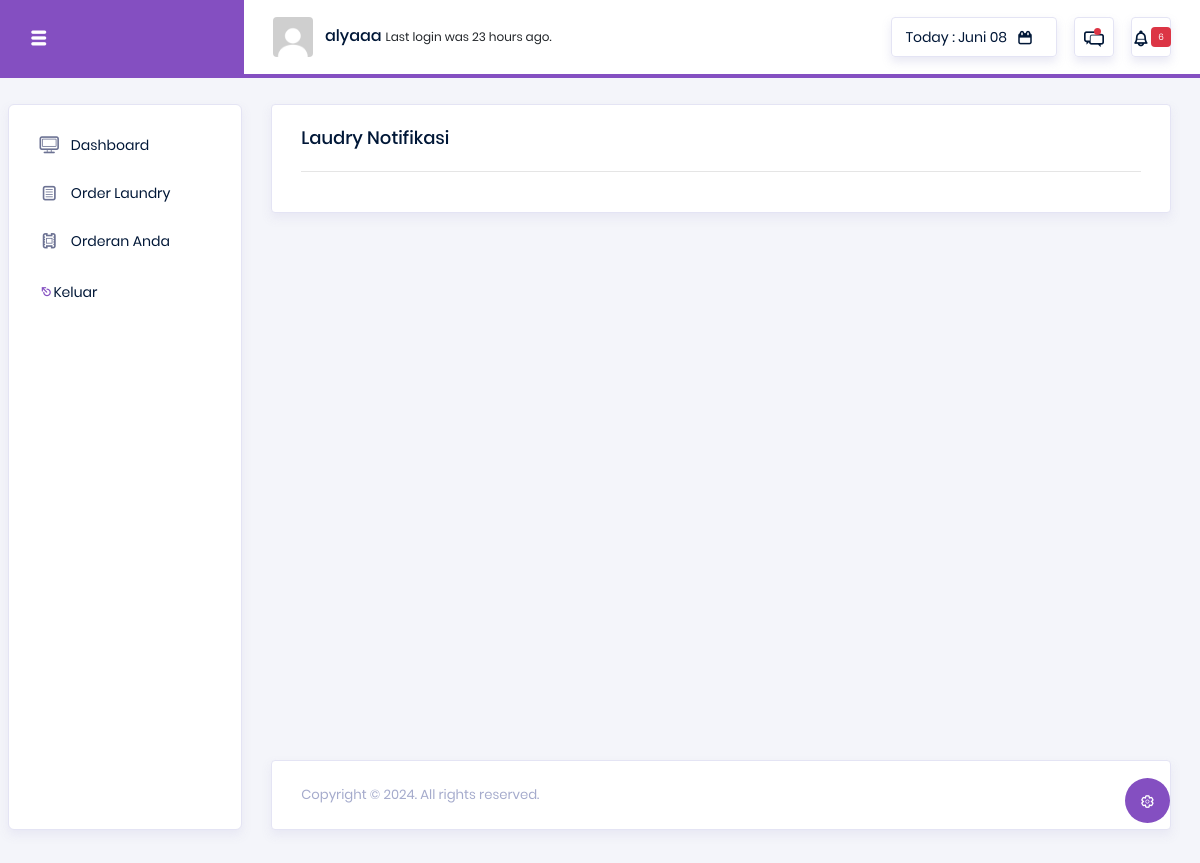
Screenshot of /pelanggan/detail_notif.php (signed in) with the database file from the repository.
### tables this page shows
CREATE TABLE `tb_pelanggan` (
  `id_pelanggan` int(11) NOT NULL,
  `username_pel` varchar(50) NOT NULL,
  `password_pel` varchar(80) NOT NULL,
  `nama_pelanggan` varchar(50) NOT NULL,
  `alamat` text NOT NULL,
  `nomor_hp` varchar(15) NOT NULL,
  `email` varchar(50) NOT NULL,
  `foto` varchar(100) NOT NULL,
  `last_login` time NOT NULL
);

### pelanggan/detail_notif.php (shortened to what this page needs)
<?php
include '../koneksi.php';
$idO = $_GET['id'];
$notif = $_GET['notif'];
$idP = $_SESSION['pelanggan'];
$dataP = "SELECT * FROM tb_pelanggan WHERE id_pelanggan='$idP'";
$result = mysqli_query($koneksi, $dataP);
$p = mysqli_fetch_assoc($result);
$updateSql = "UPDATE tb_order SET status_notif = 'dilihat' WHERE status_notif = 'belum dilihat' AND pel_id='$idP' AND status_order='$notif' AND id_order='$idO'";
$koneksi->query($updateSql);
$query = "SELECT COUNT(*) AS new_notifications FROM tb_order WHERE status_order AND status_notif='belum dilihat' AND pel_id='$idP'";
$notif = mysqli_query($koneksi, $query);
$row = mysqli_fetch_assoc($notif);
$newNotifications = $row['new_notifications'];
?>
<!DOCTYPE html>
<html lang="en">
<head>
  <link rel="stylesheet" href="vendors/typicons/typicons.css">
  <link rel="stylesheet" href="vendors/css/vendor.bundle.base.css">
  <link rel="stylesheet" href="css/vertical-layout-light/style.css">
</head>
<body>
  <div class="container-scroller">
    <nav class="navbar col-lg-12 col-12 p-0 fixed-top d-flex flex-row">
      <div class="navbar-brand-wrapper d-flex justify-content-center">
        <div class="navbar-brand-inner-wrapper d-flex justify-content-between align-items-center w-100">
          <button class="navbar-toggler navbar-toggler align-self-center" type="button" data-toggle="minimize">
            <span class="typcn typcn-th-menu"></span>
          </button>
        </div>
      </div>
      <div class="navbar-menu-wrapper d-flex align-items-center justify-content-end">
        <ul class="navbar-nav mr-lg-2">
          <li class="nav-item nav-profile dropdown">
            <a class="nav-link" href="#" data-toggle="dropdown" id="profileDropdown">
             <img src="pelanggan1/<?php echo $p['foto']; ?>" alt="profile"/>
              <span class="nav-profile-name"><?php echo $p['nama_pelanggan']; ?></span>
            </a>
          </li>
          <li class="nav-item nav-user-status dropdown">
              <p class="mb-0">Last login was 23 hours ago.</p>
          </li>
        </ul>
        <ul class="navbar-nav navbar-nav-right">
          <li class="nav-item nav-date dropdown">
            <a class="nav-link d-flex justify-content-center align-items-center" href="javascript:;">
              <h6 class="date mb-0">Today : <?php include 'tanggal.php'; ?></h6>
              <i class="typcn typcn-calendar"></i>
            </a>
          </li>
          <li class="nav-item dropdown">
            <a class="nav-link count-indicator dropdown-toggle d-flex justify-content-center align-items-center" id="messageDropdown" href="#" data-toggle="dropdown">
              <i class="typcn typcn-messages mx-0"></i>
              <span class="count"></span>
            </a>
          </li>
          <li class="nav-item dropdown mr-0">
            <a class="nav-link count-indicator dropdown-toggle d-flex align-items-center justify-content-center" id="notificationDropdown" href="#" data-toggle="dropdown">
              <i class="typcn typcn-bell mx-0"></i>
              <?php if ($newNotifications > 0) : ?>
                <span class="badge badge-danger" style="font-size: 9px;"><?php echo $newNotifications; ?></span>
              <?php endif; ?>
            </a>
          </li>
        </ul>
      </div>
    </nav>
    <div class="container-fluid page-body-wrapper">
      <div class="theme-setting-wrapper">
        <div id="settings-trigger"><i class="typcn typcn-cog-outline"></i></div>
      </div>
      <nav class="sidebar sidebar-offcanvas" id="sidebar">
        <ul class="nav">
          <li class="nav-item">
            <a class="nav-link" href="index.html">
              <i class="typcn typcn-device-desktop menu-icon"></i>
              <span class="menu-title">Dashboard</span>
            </a>
          </li>
          <li class="nav-item">
            <a class="nav-link" href="order.php">
              <i class="typcn typcn-document-text menu-icon"></i>
              <span class="menu-title">Order Laundry</span>
            </a>
          </li>
          <li class="nav-item">
            <a class="nav-link" href="transaksi_oderan.php">
              <i class="typcn typcn-film menu-icon"></i>
              <span class="menu-title">Orderan Anda</span>
            </a>
          </li>
          <li class="nav-item">
            <a class="nav-link" href="keluar.php">
              <i class="typcn typcn-eject text-primary"></i>
              <span class="menu-title">Keluar</span>
            </a>
          </li>
        </ul>
      </nav>
      <div class="main-panel">
        <div class="content-wrapper">
          <div class="row">
            <div class="col-lg-12 grid-margin stretch-card">
              <div class="card">
                <div class="card-body">
                  <h4 class="card-title">Laudry Notifikasi</h4>
                  <hr>
                </div>
              </div>
            </div>
          </div>
        </div>
        <footer class="footer">
            <div class="card">
                <div class="card-body">
                    <div class="d-sm-flex justify-content-center justify-content-sm-between">
                        <span class="text-muted text-center text-sm-left d-block d-sm-inline-block">Copyright © <?php echo date("Y"); ?>. All rights reserved.</span>
                    </div>
                </div>
            </div>
        </footer>
      </div>
    </div>
  </div>
</body>
</html>

### rows the page displays
tb_pelanggan: foto (picture), nama_pelanggan "alyaaa"

### other values shown
$tanggal_format "Juni 08"
$newNotifications "6"
